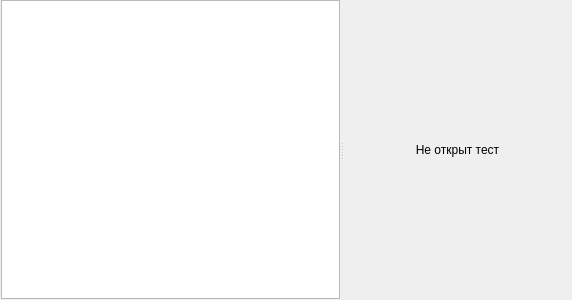
<?xml version="1.0" encoding="UTF-8"?>
<ui version="4.0">
 <class>ResultsWidget</class>
 <widget class="QWidget" name="ResultsWidget">
  <property name="geometry">
   <rect>
    <x>0</x>
    <y>0</y>
    <width>572</width>
    <height>300</height>
   </rect>
  </property>
  <property name="windowTitle">
   <string>Form</string>
  </property>
  <layout class="QHBoxLayout" name="horizontalLayout">
   <property name="spacing">
    <number>1</number>
   </property>
   <property name="leftMargin">
    <number>1</number>
   </property>
   <property name="topMargin">
    <number>0</number>
   </property>
   <property name="rightMargin">
    <number>1</number>
   </property>
   <property name="bottomMargin">
    <number>1</number>
   </property>
   <item>
    <widget class="QSplitter" name="splitter">
     <property name="orientation">
      <enum>Qt::Horizontal</enum>
     </property>
     <widget class="QTreeView" name="tvTests">
      <property name="sizePolicy">
       <sizepolicy hsizetype="Expanding" vsizetype="Expanding">
        <horstretch>1</horstretch>
        <verstretch>0</verstretch>
       </sizepolicy>
      </property>
      <property name="sortingEnabled">
       <bool>true</bool>
      </property>
     </widget>
     <widget class="QWidget" name="wgtResults" native="true">
      <property name="sizePolicy">
       <sizepolicy hsizetype="Expanding" vsizetype="Expanding">
        <horstretch>2</horstretch>
        <verstretch>0</verstretch>
       </sizepolicy>
      </property>
      <layout class="QVBoxLayout" name="verticalLayout_2">
       <property name="leftMargin">
        <number>1</number>
       </property>
       <property name="topMargin">
        <number>1</number>
       </property>
       <property name="rightMargin">
        <number>1</number>
       </property>
       <property name="bottomMargin">
        <number>1</number>
       </property>
       <item>
        <widget class="QLabel" name="lblNoTest">
         <property name="text">
          <string>Не открыт тест</string>
         </property>
         <property name="alignment">
          <set>Qt::AlignCenter</set>
         </property>
        </widget>
       </item>
      </layout>
     </widget>
    </widget>
   </item>
  </layout>
 </widget>
 <resources/>
 <connections>
  <connection>
   <sender>splitter</sender>
   <signal>splitterMoved(int,int)</signal>
   <receiver>ResultsWidget</receiver>
   <slot>splitterMoved(int,int)</slot>
   <hints>
    <hint type="sourcelabel">
     <x>349</x>
     <y>80</y>
    </hint>
    <hint type="destinationlabel">
     <x>574</x>
     <y>81</y>
    </hint>
   </hints>
  </connection>
 </connections>
 <slots>
  <slot>splitterMoved(int,int)</slot>
 </slots>
</ui>
